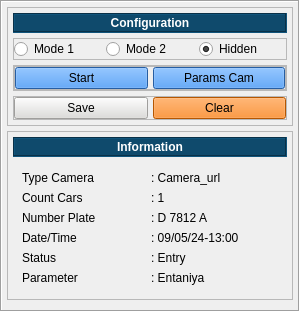
       <widget class="QFrame" name="frame_4">
        <property name="minimumSize">
         <size>
          <width>300</width>
          <height>0</height>
         </size>
        </property>
        <property name="maximumSize">
         <size>
          <width>300</width>
          <height>16777215</height>
         </size>
        </property>
        <property name="frameShape">
         <enum>QFrame::Box</enum>
        </property>
        <property name="frameShadow">
         <enum>QFrame::Sunken</enum>
        </property>
        <layout class="QVBoxLayout" name="verticalLayout_2">
         <property name="spacing">
          <number>5</number>
         </property>
         <property name="leftMargin">
          <number>5</number>
         </property>
         <property name="topMargin">
          <number>5</number>
         </property>
         <property name="rightMargin">
          <number>5</number>
         </property>
         <property name="bottomMargin">
          <number>5</number>
         </property>
         <item>
          <widget class="QFrame" name="frame_15">
           <property name="maximumSize">
            <size>
             <width>16777215</width>
             <height>140</height>
            </size>
           </property>
           <property name="frameShape">
            <enum>QFrame::StyledPanel</enum>
           </property>
           <property name="frameShadow">
            <enum>QFrame::Raised</enum>
           </property>
           <layout class="QVBoxLayout" name="verticalLayout_6">
            <property name="spacing">
             <number>5</number>
            </property>
            <property name="leftMargin">
             <number>5</number>
            </property>
            <property name="topMargin">
             <number>5</number>
            </property>
            <property name="rightMargin">
             <number>5</number>
            </property>
            <property name="bottomMargin">
             <number>5</number>
            </property>
            <item>
             <widget class="QLabel" name="label_14">
              <property name="minimumSize">
               <size>
                <width>0</width>
                <height>20</height>
               </size>
              </property>
              <property name="maximumSize">
               <size>
                <width>16777215</width>
                <height>20</height>
               </size>
              </property>
              <property name="font">
               <font>
                <weight>75</weight>
                <bold>true</bold>
               </font>
              </property>
              <property name="styleSheet">
               <string notr="true">background-color: rgb(15,74, 108);
color: white;</string>
              </property>
              <property name="frameShape">
               <enum>QFrame::Box</enum>
              </property>
              <property name="frameShadow">
               <enum>QFrame::Sunken</enum>
              </property>
              <property name="text">
               <string>Configuration</string>
              </property>
              <property name="alignment">
               <set>Qt::AlignCenter</set>
              </property>
             </widget>
            </item>
            <item>
             <widget class="QFrame" name="frame_19">
              <property name="maximumSize">
               <size>
                <width>16777215</width>
                <height>30</height>
               </size>
              </property>
              <property name="frameShape">
               <enum>QFrame::StyledPanel</enum>
              </property>
              <property name="frameShadow">
               <enum>QFrame::Raised</enum>
              </property>
              <layout class="QHBoxLayout" name="horizontalLayout_9">
               <property name="spacing">
                <number>5</number>
               </property>
               <property name="leftMargin">
                <number>0</number>
               </property>
               <property name="topMargin">
                <number>0</number>
               </property>
               <property name="rightMargin">
                <number>0</number>
               </property>
               <property name="bottomMargin">
                <number>0</number>
               </property>
               <item>
                <widget class="QRadioButton" name="btn_radio_mode1">
                 <property name="text">
                  <string>Mode 1</string>
                 </property>
                </widget>
               </item>
               <item>
                <widget class="QRadioButton" name="btn_radio_mode2">
                 <property name="text">
                  <string>Mode 2</string>
                 </property>
                </widget>
               </item>
               <item>
                <widget class="QRadioButton" name="btn_radio_hidden">
                 <property name="text">
                  <string>Hidden</string>
                 </property>
                 <property name="checkable">
                  <bool>true</bool>
                 </property>
                 <property name="checked">
                  <bool>true</bool>
                 </property>
                 <property name="autoRepeat">
                  <bool>false</bool>
                 </property>
                </widget>
               </item>
              </layout>
             </widget>
            </item>
            <item>
             <widget class="QFrame" name="frame_13">
              <property name="frameShape">
               <enum>QFrame::StyledPanel</enum>
              </property>
              <property name="frameShadow">
               <enum>QFrame::Raised</enum>
              </property>
              <layout class="QHBoxLayout" name="horizontalLayout_11">
               <property name="spacing">
                <number>5</number>
               </property>
               <property name="leftMargin">
                <number>0</number>
               </property>
               <property name="topMargin">
                <number>0</number>
               </property>
               <property name="rightMargin">
                <number>0</number>
               </property>
               <property name="bottomMargin">
                <number>0</number>
               </property>
               <item>
                <widget class="QFrame" name="frame_18">
                 <property name="frameShape">
                  <enum>QFrame::StyledPanel</enum>
                 </property>
                 <property name="frameShadow">
                  <enum>QFrame::Raised</enum>
                 </property>
                 <layout class="QHBoxLayout" name="horizontalLayout_3">
                  <property name="spacing">
                   <number>5</number>
                  </property>
                  <property name="leftMargin">
                   <number>0</number>
                  </property>
                  <property name="topMargin">
                   <number>0</number>
                  </property>
                  <property name="rightMargin">
                   <number>0</number>
                  </property>
                  <property name="bottomMargin">
                   <number>0</number>
                  </property>
                  <item>
                   <widget class="QPushButton" name="btn_start">
                    <property name="styleSheet">
                     <string notr="true">background-color: rgb(53, 132, 228);</string>
                    </property>
                    <property name="text">
                     <string>Start</string>
                    </property>
                   </widget>
                  </item>
                  <item>
                   <widget class="QPushButton" name="btn_params_cam">
                    <property name="styleSheet">
                     <string notr="true">background-color: rgb(53, 132, 228);</string>
                    </property>
                    <property name="text">
                     <string>Params Cam</string>
                    </property>
                   </widget>
                  </item>
                 </layout>
                </widget>
               </item>
              </layout>
             </widget>
            </item>
            <item>
             <widget class="QFrame" name="frame_9">
              <property name="frameShape">
               <enum>QFrame::StyledPanel</enum>
              </property>
              <property name="frameShadow">
               <enum>QFrame::Raised</enum>
              </property>
              <layout class="QHBoxLayout" name="horizontalLayout_13">
               <property name="spacing">
                <number>5</number>
               </property>
               <property name="leftMargin">
                <number>0</number>
               </property>
               <property name="topMargin">
                <number>0</number>
               </property>
               <property name="rightMargin">
                <number>0</number>
               </property>
               <property name="bottomMargin">
                <number>0</number>
               </property>
               <item>
                <widget class="QPushButton" name="btn_save">
                 <property name="styleSheet">
                  <string notr="true">background-color: rgb(222, 221, 218);</string>
                 </property>
                 <property name="text">
                  <string>Save</string>
                 </property>
                </widget>
               </item>
               <item>
                <widget class="QPushButton" name="btn_stop">
                 <property name="styleSheet">
                  <string notr="true">background-color: rgb(255, 120, 0);</string>
                 </property>
                 <property name="text">
                  <string>Clear</string>
                 </property>
                </widget>
               </item>
              </layout>
             </widget>
            </item>
           </layout>
          </widget>
         </item>
         <item>
          <widget class="QFrame" name="frame_5">
           <property name="maximumSize">
            <size>
             <width>16777215</width>
             <height>170</height>
            </size>
           </property>
           <property name="frameShape">
            <enum>QFrame::StyledPanel</enum>
           </property>
           <property name="frameShadow">
            <enum>QFrame::Raised</enum>
           </property>
           <layout class="QVBoxLayout" name="verticalLayout_8">
            <property name="spacing">
             <number>5</number>
            </property>
            <property name="leftMargin">
             <number>5</number>
            </property>
            <property name="topMargin">
             <number>5</number>
            </property>
            <property name="rightMargin">
             <number>5</number>
            </property>
            <property name="bottomMargin">
             <number>5</number>
            </property>
            <item>
             <widget class="QLabel" name="label_9">
              <property name="minimumSize">
               <size>
                <width>0</width>
                <height>20</height>
               </size>
              </property>
              <property name="maximumSize">
               <size>
                <width>16777215</width>
                <height>20</height>
               </size>
              </property>
              <property name="font">
               <font>
                <weight>75</weight>
                <bold>true</bold>
               </font>
              </property>
              <property name="styleSheet">
               <string notr="true">background-color: rgb(15,74, 108);
color: white;</string>
              </property>
              <property name="frameShape">
               <enum>QFrame::Box</enum>
              </property>
              <property name="frameShadow">
               <enum>QFrame::Sunken</enum>
              </property>
              <property name="text">
               <string>Information</string>
              </property>
              <property name="alignment">
               <set>Qt::AlignCenter</set>
              </property>
             </widget>
            </item>
            <item>
             <widget class="QFrame" name="frame_16">
              <property name="frameShape">
               <enum>QFrame::NoFrame</enum>
              </property>
              <property name="frameShadow">
               <enum>QFrame::Raised</enum>
              </property>
              <layout class="QVBoxLayout" name="verticalLayout_5">
               <item>
                <widget class="QFrame" name="frame_17">
                 <property name="frameShape">
                  <enum>QFrame::NoFrame</enum>
                 </property>
                 <property name="frameShadow">
                  <enum>QFrame::Raised</enum>
                 </property>
                 <layout class="QHBoxLayout" name="horizontalLayout_14">
                  <property name="spacing">
                   <number>1</number>
                  </property>
                  <property name="leftMargin">
                   <number>0</number>
                  </property>
                  <property name="topMargin">
                   <number>0</number>
                  </property>
                  <property name="rightMargin">
                   <number>0</number>
                  </property>
                  <property name="bottomMargin">
                   <number>0</number>
                  </property>
                  <item>
                   <widget class="QLabel" name="label_11">
                    <property name="text">
                     <string>Type Camera</string>
                    </property>
                   </widget>
                  </item>
                  <item>
                   <widget class="QLabel" name="label_12">
                    <property name="text">
                     <string>: Camera_url</string>
                    </property>
                   </widget>
                  </item>
                 </layout>
                </widget>
               </item>
               <item>
                <widget class="QFrame" name="frame_27">
                 <property name="frameShape">
                  <enum>QFrame::NoFrame</enum>
                 </property>
                 <property name="frameShadow">
                  <enum>QFrame::Raised</enum>
                 </property>
                 <layout class="QHBoxLayout" name="horizontalLayout_19">
                  <property name="spacing">
                   <number>1</number>
                  </property>
                  <property name="leftMargin">
                   <number>0</number>
                  </property>
                  <property name="topMargin">
                   <number>0</number>
                  </property>
                  <property name="rightMargin">
                   <number>0</number>
                  </property>
                  <property name="bottomMargin">
                   <number>0</number>
                  </property>
                  <item>
                   <widget class="QLabel" name="label_23">
                    <property name="text">
                     <string>Count Cars  </string>
                    </property>
                   </widget>
                  </item>
                  <item>
                   <widget class="QLabel" name="label_24">
                    <property name="text">
                     <string>: 1</string>
                    </property>
                   </widget>
                  </item>
                 </layout>
                </widget>
               </item>
               <item>
                <widget class="QFrame" name="frame_20">
                 <property name="frameShape">
                  <enum>QFrame::NoFrame</enum>
                 </property>
                 <property name="frameShadow">
                  <enum>QFrame::Raised</enum>
                 </property>
                 <layout class="QHBoxLayout" name="horizontalLayout_15">
                  <property name="spacing">
                   <number>1</number>
                  </property>
                  <property name="leftMargin">
                   <number>0</number>
                  </property>
                  <property name="topMargin">
                   <number>0</number>
                  </property>
                  <property name="rightMargin">
                   <number>0</number>
                  </property>
                  <property name="bottomMargin">
                   <number>0</number>
                  </property>
                  <item>
                   <widget class="QLabel" name="label_16">
                    <property name="text">
                     <string>Number Plate </string>
                    </property>
                   </widget>
                  </item>
                  <item>
                   <widget class="QLabel" name="label_15">
                    <property name="text">
                     <string>: D 7812 A</string>
                    </property>
                   </widget>
                  </item>
                 </layout>
                </widget>
               </item>
               <item>
                <widget class="QFrame" name="frame_21">
                 <property name="frameShape">
                  <enum>QFrame::NoFrame</enum>
                 </property>
                 <property name="frameShadow">
                  <enum>QFrame::Raised</enum>
                 </property>
                 <layout class="QHBoxLayout" name="horizontalLayout_16">
                  <property name="spacing">
                   <number>1</number>
                  </property>
                  <property name="leftMargin">
                   <number>0</number>
                  </property>
                  <property name="topMargin">
                   <number>0</number>
                  </property>
                  <property name="rightMargin">
                   <number>0</number>
                  </property>
                  <property name="bottomMargin">
                   <number>0</number>
                  </property>
                  <item>
                   <widget class="QLabel" name="label_18">
                    <property name="text">
                     <string>Date/Time </string>
                    </property>
                   </widget>
                  </item>
                  <item>
                   <widget class="QLabel" name="label_20">
                    <property name="text">
                     <string>: 09/05/24-13:00</string>
                    </property>
                   </widget>
                  </item>
                 </layout>
                </widget>
               </item>
               <item>
                <widget class="QFrame" name="frame_22">
                 <property name="frameShape">
                  <enum>QFrame::NoFrame</enum>
                 </property>
                 <property name="frameShadow">
                  <enum>QFrame::Raised</enum>
                 </property>
                 <layout class="QHBoxLayout" name="horizontalLayout_17">
                  <property name="spacing">
                   <number>1</number>
                  </property>
                  <property name="leftMargin">
                   <number>0</number>
                  </property>
                  <property name="topMargin">
                   <number>0</number>
                  </property>
                  <property name="rightMargin">
                   <number>0</number>
                  </property>
                  <property name="bottomMargin">
                   <number>0</number>
                  </property>
                  <item>
                   <widget class="QLabel" name="label_19">
                    <property name="text">
                     <string>Status</string>
                    </property>
                   </widget>
                  </item>
                  <item>
                   <widget class="QLabel" name="label_17">
                    <property name="text">
                     <string>: Entry</string>
                    </property>
                   </widget>
                  </item>
                 </layout>
                </widget>
               </item>
               <item>
                <widget class="QFrame" name="frame_26">
                 <property name="frameShape">
                  <enum>QFrame::NoFrame</enum>
                 </property>
                 <property name="frameShadow">
                  <enum>QFrame::Raised</enum>
                 </property>
                 <layout class="QHBoxLayout" name="horizontalLayout_18">
                  <property name="spacing">
                   <number>1</number>
                  </property>
                  <property name="leftMargin">
                   <number>0</number>
                  </property>
                  <property name="topMargin">
                   <number>0</number>
                  </property>
                  <property name="rightMargin">
                   <number>0</number>
                  </property>
                  <property name="bottomMargin">
                   <number>0</number>
                  </property>
                  <item>
                   <widget class="QLabel" name="label_21">
                    <property name="text">
                     <string>Parameter</string>
                    </property>
                   </widget>
                  </item>
                  <item>
                   <widget class="QLabel" name="label_22">
                    <property name="text">
                     <string>: Entaniya</string>
                    </property>
                   </widget>
                  </item>
                 </layout>
                </widget>
               </item>
              </layout>
             </widget>
            </item>
           </layout>
          </widget>
         </item>
         <item>
          <widget class="QFrame" name="frame_7">
           <property name="frameShape">
            <enum>QFrame::StyledPanel</enum>
           </property>
           <property name="frameShadow">
            <enum>QFrame::Raised</enum>
           </property>
           <widget class="QLabel" name="label_13">
            <property name="geometry">
             <rect>
              <x>6</x>
              <y>6</y>
              <width>274</width>
              <height>20</height>
             </rect>
            </property>
            <property name="minimumSize">
             <size>
              <width>0</width>
              <height>20</height>
             </size>
            </property>
            <property name="maximumSize">
             <size>
              <width>16777215</width>
              <height>20</height>
             </size>
            </property>
            <property name="font">
             <font>
              <weight>75</weight>
              <bold>true</bold>
             </font>
            </property>
            <property name="styleSheet">
             <string notr="true">background-color: rgb(192, 191, 188);</string>
            </property>
            <property name="frameShape">
             <enum>QFrame::Box</enum>
            </property>
            <property name="frameShadow">
             <enum>QFrame::Sunken</enum>
            </property>
            <property name="text">
             <string>Fisheye Camera</string>
            </property>
            <property name="alignment">
             <set>Qt::AlignCenter</set>
            </property>
           </widget>
           <widget class="QLabel" name="vidio_fisheye">
            <property name="geometry">
             <rect>
              <x>-4</x>
              <y>31</y>
              <width>291</width>
              <height>270</height>
             </rect>
            </property>
            <property name="minimumSize">
             <size>
              <width>0</width>
              <height>270</height>
             </size>
            </property>
            <property name="maximumSize">
             <size>
              <width>16777215</width>
              <height>16777215</height>
             </size>
            </property>
            <property name="text">
             <string/>
            </property>
           </widget>
           <widget class="Line" name="line_4">
            <property name="geometry">
             <rect>
              <x>10</x>
              <y>420</y>
              <width>274</width>
              <height>16</height>
             </rect>
            </property>
            <property name="orientation">
             <enum>Qt::Horizontal</enum>
            </property>
           </widget>
           <widget class="QLabel" name="btn_up">
            <property name="geometry">
             <rect>
              <x>130</x>
              <y>320</y>
              <width>41</width>
              <height>41</height>
             </rect>
            </property>
            <property name="styleSheet">
             <string notr="true">
image:url(:/up/icons8-up-50 (1).png);
background-color: rgb(222, 221, 218);</string>
            </property>
            <property name="text">
             <string/>
            </property>
           </widget>
           <widget class="QLabel" name="btn_down">
            <property name="geometry">
             <rect>
              <x>130</x>
              <y>380</y>
              <width>41</width>
              <height>41</height>
             </rect>
            </property>
            <property name="styleSheet">
             <string notr="true">image:url(:/down/icons8-down-50.png);
background-color: rgb(222, 221, 218);</string>
            </property>
            <property name="text">
             <string/>
            </property>
           </widget>
           <widget class="QLabel" name="btn_right">
            <property name="geometry">
             <rect>
              <x>190</x>
              <y>350</y>
              <width>41</width>
              <height>41</height>
             </rect>
            </property>
            <property name="styleSheet">
             <string notr="true">background-color: rgb(222, 221, 218);
image:url(:/right/icons8-right-50.png)
</string>
            </property>
            <property name="text">
             <string/>
            </property>
           </widget>
           <widget class="QLabel" name="btn_right_2">
            <property name="geometry">
             <rect>
              <x>70</x>
              <y>350</y>
              <width>41</width>
              <height>41</height>
             </rect>
            </property>
            <property name="styleSheet">
             <string notr="true">image:url(:/left/icons8-left-50.png);
background-color: rgb(222, 221, 218);</string>
            </property>
            <property name="text">
             <string/>
            </property>
           </widget>
           <widget class="QFrame" name="frame_2">
            <property name="geometry">
             <rect>
              <x>20</x>
              <y>430</y>
              <width>261</width>
              <height>41</height>
             </rect>
            </property>
            <property name="frameShape">
             <enum>QFrame::StyledPanel</enum>
            </property>
            <property name="frameShadow">
             <enum>QFrame::Raised</enum>
            </property>
            <layout class="QHBoxLayout" name="horizontalLayout_10">
             <item>
              <widget class="QLabel" name="btn_backward">
               <property name="styleSheet">
                <string notr="true">image: url(:/backward/icons8-backward-32.png);
background-color:(222, 221, 218)</string>
               </property>
               <property name="text">
                <string/>
               </property>
              </widget>
             </item>
             <item>
              <widget class="QLabel" name="btn_pause">
               <property name="styleSheet">
                <string notr="true">image:url(:/pause/icons8-pause-50 (1).png);
background-color:(222, 221, 218)</string>
               </property>
               <property name="text">
                <string/>
               </property>
              </widget>
             </item>
             <item>
              <widget class="QLabel" name="btn_forward">
               <property name="styleSheet">
                <string notr="true">image:url(:/forward/icons8-forward-64.png);
background-color:(222, 221, 218)</string>
               </property>
               <property name="text">
                <string/>
               </property>
              </widget>
             </item>
            </layout>
           </widget>
           <widget class="QFrame" name="frame_6">
            <property name="geometry">
             <rect>
              <x>10</x>
              <y>480</y>
              <width>271</width>
              <height>37</height>
             </rect>
            </property>
            <property name="frameShape">
             <enum>QFrame::StyledPanel</enum>
            </property>
            <property name="frameShadow">
             <enum>QFrame::Raised</enum>
            </property>
            <layout class="QHBoxLayout" name="horizontalLayout_12">
             <item>
              <widget class="QLabel" name="label_6">
               <property name="text">
                <string>00.00</string>
               </property>
              </widget>
             </item>
             <item>
              <widget class="QSlider" name="horizontalSlider_3">
               <property name="orientation">
                <enum>Qt::Horizontal</enum>
               </property>
              </widget>
             </item>
            </layout>
           </widget>
          </widget>
         </item>
        </layout>
       </widget>
